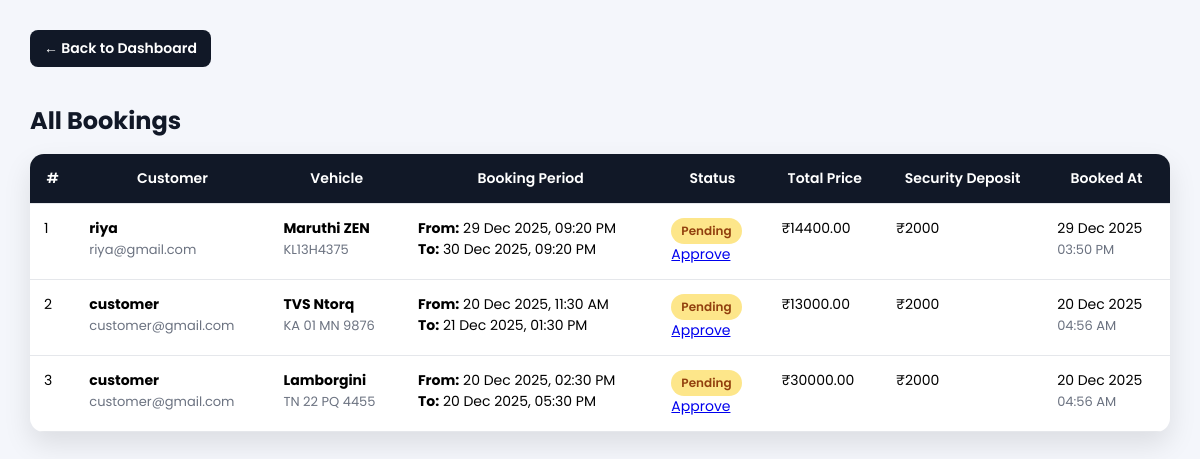
Page /admin_bookings/ (signed in) on the earlier database version.
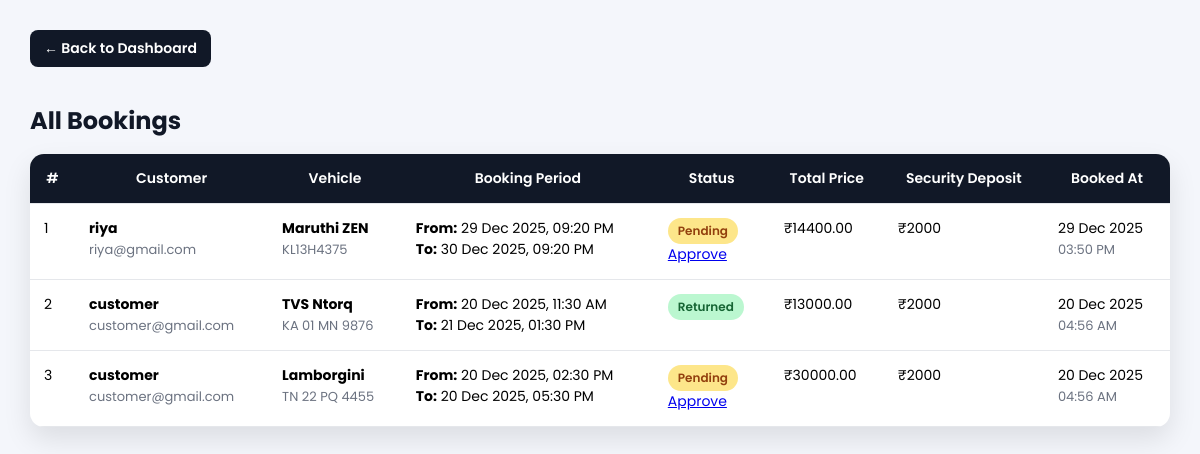
Same page on the later database version.
### wheelzy_app/models.py (models this page shows, shortened)
class Booking(models.Model):
    STATUS = (
        ("pending", "Pending Payment"),
        ("confirmed", "Confirmed"),
        ("in_use", "In Use"),
        ("returned", "Returned"),
        ("cancelled", "Cancelled"),
    )
    user = models.ForeignKey(
        User,
        on_delete=models.CASCADE,
        related_name="bookings"
    )
    vehicle = models.ForeignKey(Vehicle, on_delete=models.CASCADE)
    start_time = models.DateTimeField()
    end_time = models.DateTimeField()
    total_price = models.DecimalField(max_digits=10, decimal_places=2, default=0)
    security_deposit = models.PositiveIntegerField(default=2000)
    status = models.CharField(max_length=20, choices=STATUS, default="pending")
    ordered_at = models.DateTimeField(auto_now_add=True)

class Vehicle(models.Model):
    VEHICLE_TYPES = (
        ('car', 'Car'),
        ('bike', 'Bike'),
    )
    owner = models.ForeignKey(
        User,
        on_delete=models.CASCADE,
        related_name="vehicles",
        null=True,
        blank=True
    )
    vehicle_name = models.CharField(max_length=255)
    vehicle_type = models.CharField(max_length=25, choices=VEHICLE_TYPES)
    number_plate = models.CharField(max_length=50, unique=True)
    price_per_hour = models.PositiveIntegerField()
    seats = models.PositiveIntegerField(help_text="Number of seats", blank=True)
    image = models.ImageField(upload_to="vehicles/", null=True, blank=True)
    is_available = models.BooleanField(default=True)

### wheelzy_app/views.py (the view)
# urls.py: path("admin_bookings/", views.admin_bookings, name="admin_bookings"),
@login_required
def admin_bookings(request):
    if not request.user.is_superuser:
        return redirect("home")
    bookings = Booking.objects.select_related("vehicle", "user").order_by("-ordered_at")
    return render(request, "admin_bookings.html", {"bookings": bookings})

### wheelzy_app/templates/admin_bookings.html (shortened to what this page needs)
<!DOCTYPE html>
<html lang="en">
<head>
</head>
<body>
<div class="container">
    <a href="{% url 'admin_dashboard' %}" class="back-btn">← Back to Dashboard</a>
    <h2>All Bookings</h2>
    <table>
        <thead>
            <tr>
                <th>#</th>
                <th>Customer</th>
                <th>Vehicle</th>
                <th>Booking Period</th>
                <th>Status</th>
                <th>Total Price</th>
                <th>Security Deposit</th>
                <th>Booked At</th>
            </tr>
        </thead>
        <tbody>
            {% for booking in bookings %}
            <tr>
                <td>{{ forloop.counter }}</td>
                <td>
                    <strong>{{ booking.user.username }}</strong><br>
                    <span class="muted">{{ booking.user.email }}</span>
                </td>
                <td>
                    <strong>{{ booking.vehicle.vehicle_name }}</strong><br>
                    <span class="muted">{{ booking.vehicle.number_plate }}</span>
                </td>
                <td>
                    <strong>From:</strong>
                    {{ booking.start_time|date:"d M Y, h:i A" }}<br>
                    <strong>To:</strong>
                    {{ booking.end_time|date:"d M Y, h:i A" }}
                </td>
                <td>
                    <span class="status status-{{ booking.status }}">
                        {{ booking.status|title }}
                    </span>
                    <div class="mt-2 d-flex gap-2 flex-wrap">
                        {% if booking.status == "pending" %}
                            <a href="{% url 'approve_booking' booking.id %}"
                            class="btn btn-sm btn-success">
                                Approve
                            </a>
                        {% endif %}
                    </div>
                </td>
                <td class="fw-bold text-success">
                    ₹{{ booking.total_price }}
                </td>
                <td>
                    ₹{{ booking.security_deposit }}
                </td>
                <td>
                    {{ booking.ordered_at|date:"d M Y" }}<br>
                    <span class="muted">
                        {{ booking.ordered_at|time:"h:i A" }}
                    </span>
                </td>
            </tr>
            {% empty %}
            <tr>
                <td colspan="8" style="text-align:center; padding:20px;">
                    No bookings found.
                </td>
            </tr>
            {% endfor %}
        </tbody>
    </table>
</div>
</body>
</html>

Differences in the rows shown:
changed Booking "TVS Ntorq": status "Pending" → "Returned"; no longer shows "Approve"
